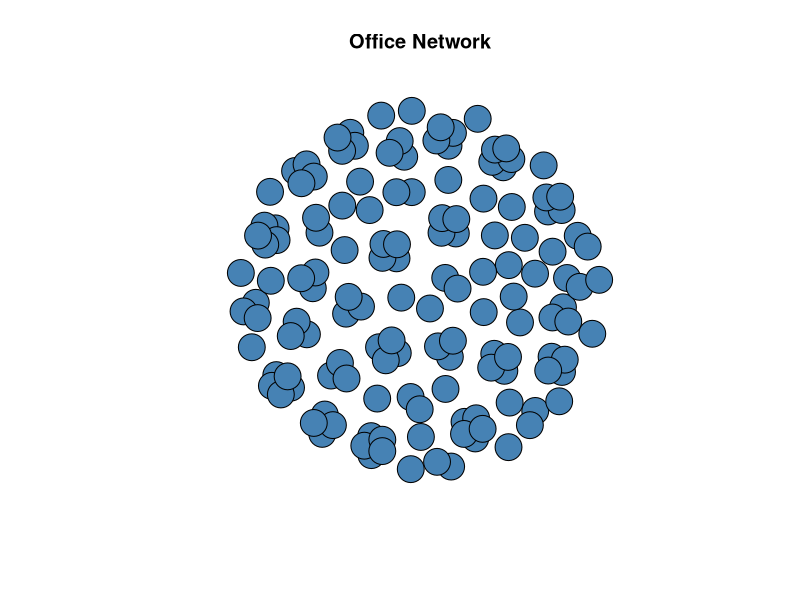
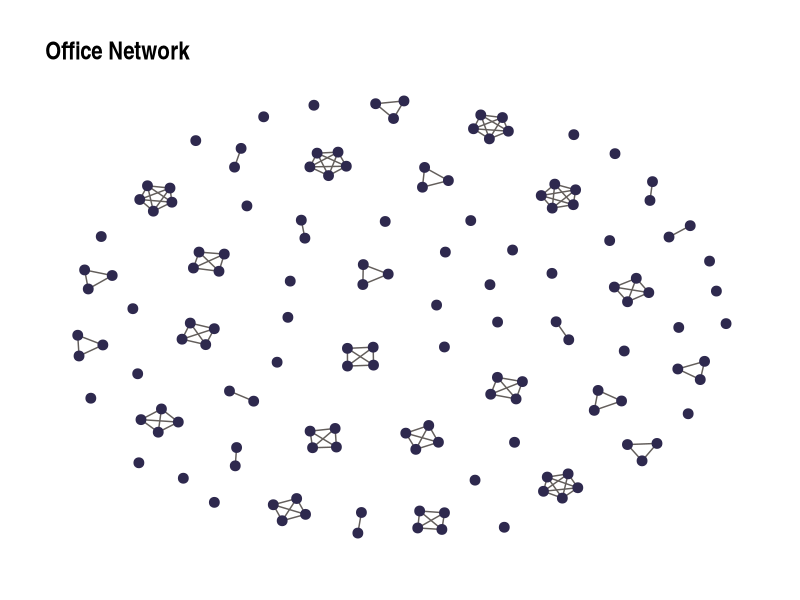
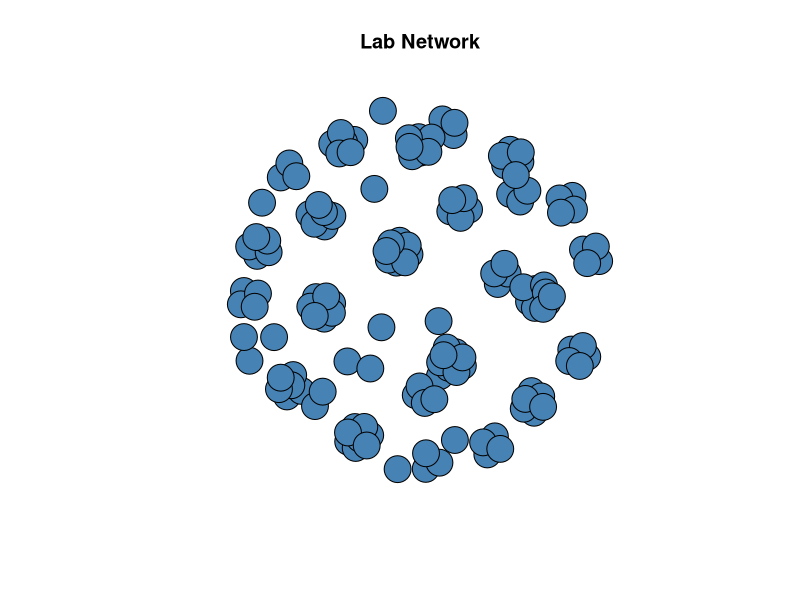
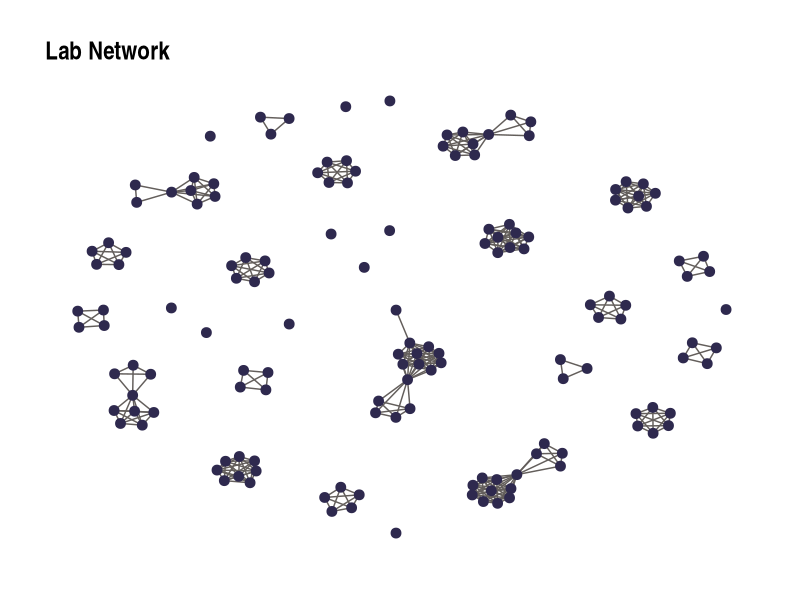
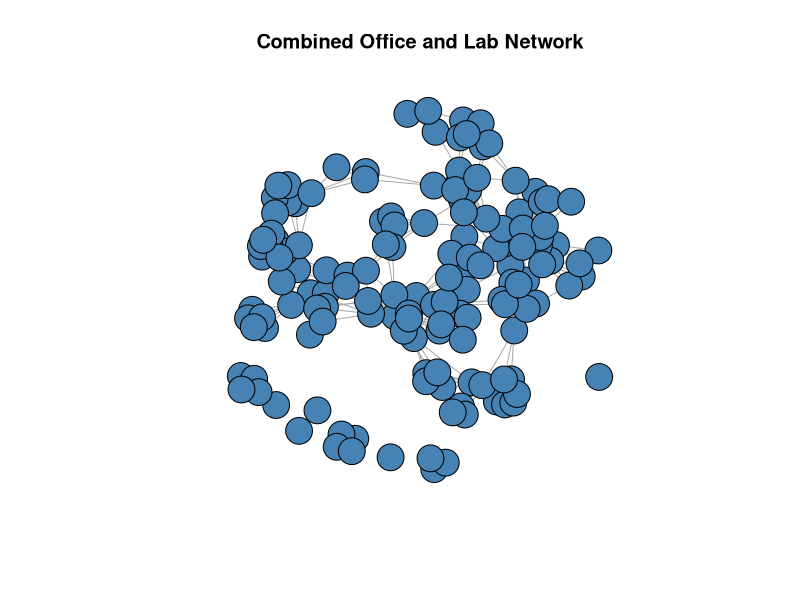
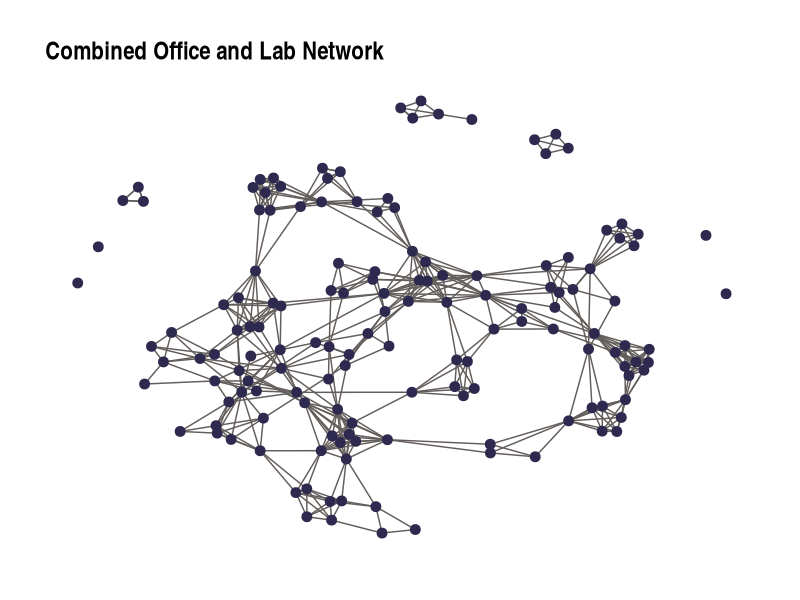
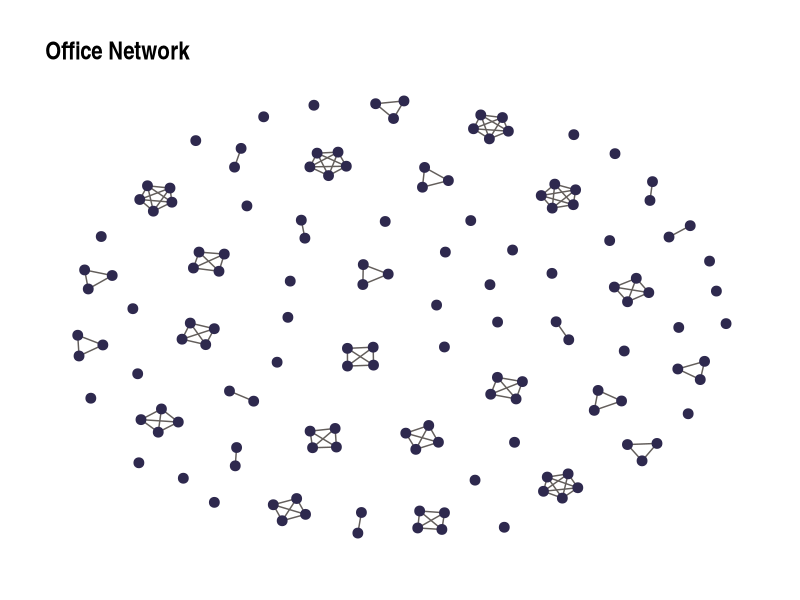
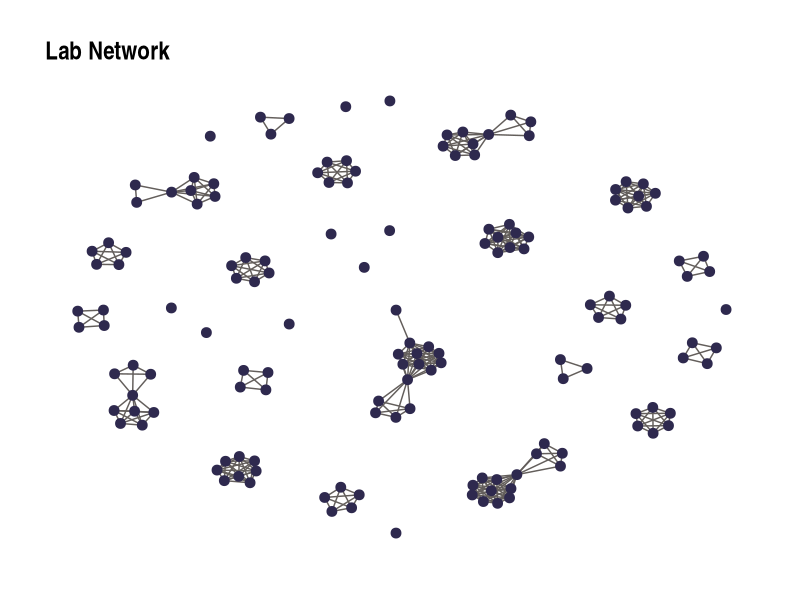

Write R code to recreate these figures, in order.
## ---- chunk 1
knitr::opts_chunk$set(message = FALSE)
## ---- chunk 2
library(magrittr)
library(tidygraph)
library(tidyverse)
library(dplyr)
library(igraph)
library(ggraph)

EEBdata<-read.csv("EEB-individ-data-cleaned.csv")
EEBdata$OfficeComb<- with(EEBdata, paste(O.bdg, Office))
EEBdata$LabComb<- with(EEBdata, paste(L.bdg, Lab))

mycols <- c("Susceptible" = "#2e294e", "Infectious" = "#d00000")
plot_graph <- function(g, title, outfile=NA) {
  p <- ggraph(g, layout=igraph::layout_nicely(g)) +
    geom_edge_link(edge_width=0.5, colour="#635E5B") +
    geom_node_point(aes(colour=status), size=3) +
    scale_colour_manual(values=mycols) +
    ggtitle(title) +
    theme_graph() +
    theme(legend.position="none")
  if (!is.na(outfile)) ggsave(p, filename=outfile, width=6, height=6)
  return(p)
}
## ---- chunk 3
office_el<-cbind(ID=EEBdata$UNIQUE, Office=EEBdata$OfficeComb)
office_el<-as.data.frame(office_el)
office_el<-distinct(office_el) #remove duplicate entries
office_el<-office_el[!(office_el$Office == " "),] #remove IDs with no office affiliation 

#Create bipartite network using sparse matrices
library('Matrix')
Office_bi <- spMatrix(nrow=length(unique(office_el$ID)),
        ncol=length(unique(office_el$Office)),
        i = as.numeric(factor(office_el$ID)),
        j = as.numeric(factor(office_el$Office)),
        x = rep(1, length(as.numeric(office_el$ID))) )
row.names(Office_bi) <- levels(factor(office_el$ID))
colnames(Office_bi) <- levels(factor(office_el$Office))

#Create a unipartite network where individuals have edges if they are assigned the same office room
Office_uni <- tcrossprod(Office_bi)

#plot the network
g<-graph_from_adjacency_matrix(Office_uni, mode = "undirected", weighted = NULL, diag = FALSE,  add.colnames = NULL, add.rownames = NA)
summary(g)
plot(g, vertex.color="steelblue", vertex.label=NA, main="Office Network")
plot_graph(as_tbl_graph(g) %>% mutate(status = "Susceptible"), "Office Network", "figures/Office_Network.tiff")
## ---- chunk 4
lab_el<-EEBdata %>% select("ID"=UNIQUE, "Lab"=GROUP)
lab_el<-distinct(lab_el) #remove duplicate entries
lab_el<-lab_el[!(lab_el$Lab == " "),] #remove IDs with no office affiliation 

#Create bipartite network using sparse matrices
library('Matrix')
Lab_bi <- spMatrix(nrow=length(unique(lab_el$ID)),
        ncol=length(unique(lab_el$Lab)),
        i = as.numeric(factor(lab_el$ID)),
        j = as.numeric(factor(lab_el$Lab)),
        x = rep(1, length(as.numeric(lab_el$ID))) )
row.names(Lab_bi) <- levels(factor(lab_el$ID))
colnames(Lab_bi) <- levels(factor(lab_el$Lab))


#Create a unipartite network where individuals have edges if they are assigned the same office room
Lab_uni <- tcrossprod(Lab_bi)

#plot the network
h<-graph_from_adjacency_matrix(Lab_uni, mode = "undirected", weighted = NULL, diag = FALSE,  add.colnames = NULL, add.rownames = NA)
summary(h)
plot(h, vertex.color="steelblue", vertex.label=NA, main="Lab Network")
plot_graph(as_tbl_graph(h) %>% mutate(status = "Susceptible"), "Lab Network", "figures/Lab_Network.tiff")
## ---- chunk 5
g<-as_tbl_graph(g)
h<-as_tbl_graph(h)
full_graph<-graph_join(g, h, by="name") %>% to_undirected()

plot(full_graph, vertex.color="steelblue", vertex.label=NA, main="Combined Office and Lab Network")
plot_graph(full_graph %>% mutate(status = "Susceptible"), "Combined Office and Lab Network", "figures/Full_Network.tiff")
